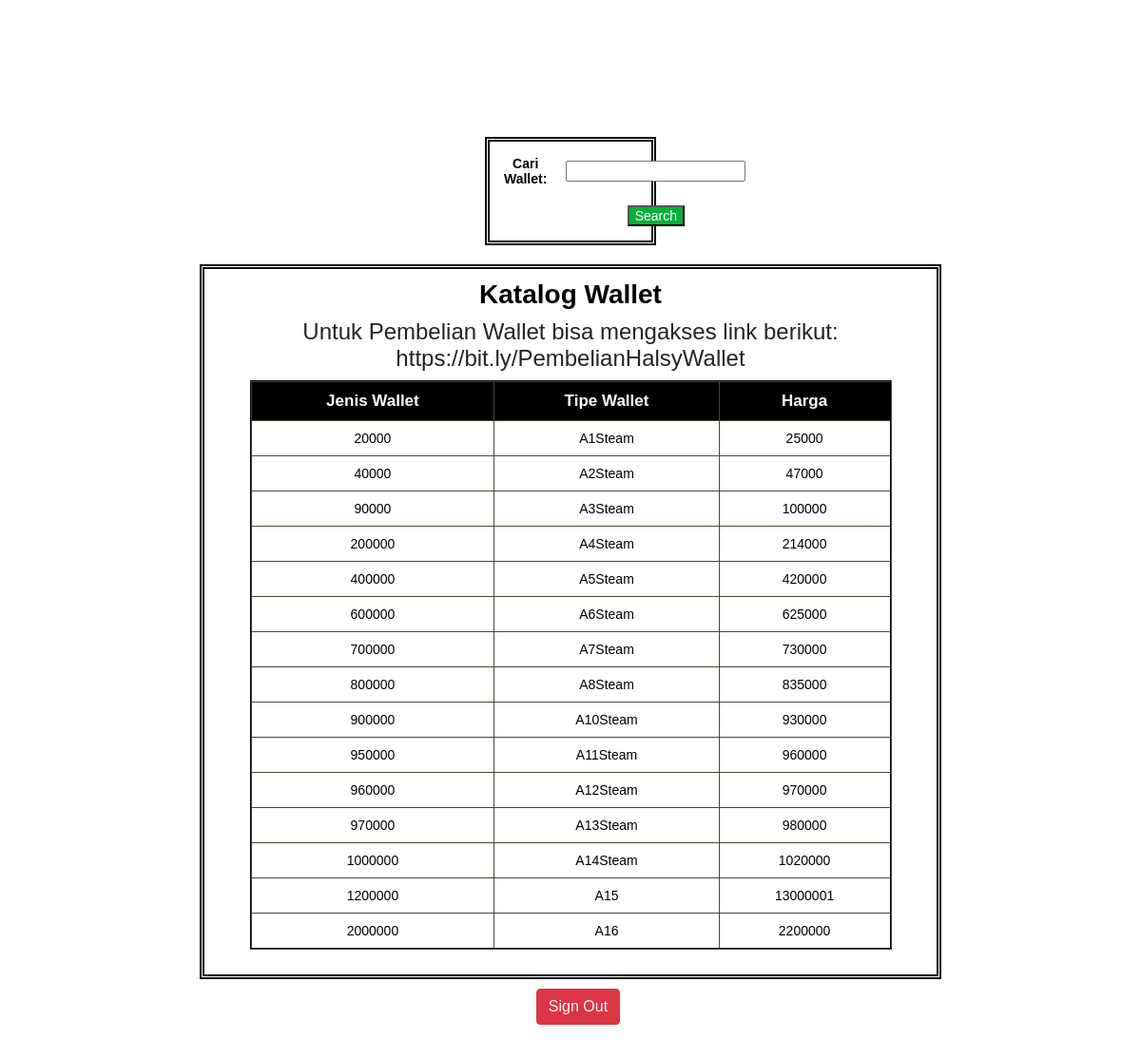
The app's page /home.php (signed in) with its own data.
### tables this page shows
CREATE TABLE `wallet` (
  `id_wallet` int(5) NOT NULL,
  `tipe_wallet` varchar(20) NOT NULL,
  `jenis_wallet` varchar(20) NOT NULL,
  `harga` varchar(20) NOT NULL,
  `is_delete` bit(1) NOT NULL DEFAULT b'0'
);

### home.php (the view, shortened to what this page needs)
<?php
    include_once("config.php");
    if(isset($_GET['search'])){
        $search = $_GET['search'];
        $listwallet = mysqli_query($link, "SELECT jenis_wallet, tipe_wallet, harga FROM wallet WHERE is_delete=0 AND jenis_wallet LIKE '%".$search."%' OR tipe_wallet LIKE '%" . $search . "%' ");
    } else {
        $listwallet = mysqli_query($link, "SELECT jenis_wallet, tipe_wallet, harga FROM wallet WHERE is_delete=0");
    }
?>
<!DOCTYPE html>
<html lang="en">
<head>
    <link rel="stylesheet" href="https://stackpath.bootstrapcdn.com/bootstrap/4.5.2/css/bootstrap.min.css">
</head>
<body>
    <h1 class="my-5">Hello, <b><?php echo htmlspecialchars($_SESSION["username"]); ?></b>! Selamat Datang di Halsy Wallet</h1>
    <div class="TabelSearch">
    <form action="home.php" method="GET" name="form1">
        <table width="25%" border="0">
            <tr>
                <td class="searchLabel">Cari Wallet:</td>
                <td><input type="text" name="search"></td>
            </tr>
            <td/><td><input class="buttonSearch" type="submit" value="Search" /></td>
        </table>
    </form>
    </div>
    <div class="Tabel">
    <h3>Katalog Wallet</h3>
    <h4>Untuk Pembelian Wallet bisa mengakses link berikut: https://bit.ly/PembelianHalsyWallet</h4>
        <table width='90%' border=2>
            <tr class="Search">
                <th>Jenis Wallet</th> <th>Tipe Wallet</th> <th>Harga</th>
            </tr>
            <?php
                while($item = mysqli_fetch_array($listwallet)) {
                    echo "<tr>";
                    echo "<td>".$item['jenis_wallet']."</td>";
                    echo "<td>".$item['tipe_wallet']."</td>";
                    echo "<td>".$item['harga']."</td>";
                }
            ?>
        </table><br>
    </div>
    <p>
        <a href="logout.php" class="btn btn-danger ml-3">Sign Out</a>
    </p>
</body>
</html>

### home.php (style rules this page uses)
body { font: 14px sans-serif; text-align: center; background-image: url("https://wallpaperaccess.com/full/4892311.jpg"); }
h1 { margin-left: 10px; margin-right: 10px; color: rgb(255, 255, 255); font-weight: bold; }
h3 { text-align: center; color: rgb(0, 0, 0); font-weight: bold; }
table { margin-left: auto; margin-right: auto; border-color: rgb(74, 71, 53); }
th { padding: 10px 10px 10px 10px; text-align: center; font-weight: bold; font-size: 17px; background-color: rgb(0, 0, 0); color: rgb(255, 255, 255); }
tr { text-align: center; color: rgb(0, 0, 0); }
td { padding: 10px 10px 10px 10px; color: rgb(0, 0, 0); }
p { text-align: center; }
.Tabel { width: 65%; padding: 10px 10px 10px 10px; margin-top: 10px; margin-bottom: 10px; margin-left: auto; margin-right: auto; border-style: double; border-width: 5px; background-color: rgb(255, 255, 255); border-color: rgb(0,0,0); }
.TabelSearch { width: 15%; padding: 5px 5px 5px 5px; margin-top: 10px; margin-bottom: 20px; margin-left: auto; margin-right: auto; border-style: double; border-width: 5px; background-color: rgb(255, 255, 255); border-color: rgb(0, 0, 0); }
.buttonSearch { background-color: rgb(9, 176, 56); color: rgb(255, 250, 255); border-color: rgb(0, 0, 0); border-radius: 1px; }
.searchLabel { font-weight: bold; }

### records on screen
wallet: jenis_wallet "20000", tipe_wallet "A1Steam", harga "25000"
wallet: jenis_wallet "40000", tipe_wallet "A2Steam", harga "47000"
wallet: jenis_wallet "90000", tipe_wallet "A3Steam", harga "100000"
wallet: jenis_wallet "200000", tipe_wallet "A4Steam", harga "214000"
wallet: jenis_wallet "400000", tipe_wallet "A5Steam", harga "420000"
wallet: jenis_wallet "600000", tipe_wallet "A6Steam", harga "625000"
wallet: jenis_wallet "700000", tipe_wallet "A7Steam", harga "730000"
wallet: jenis_wallet "800000", tipe_wallet "A8Steam", harga "835000"
wallet: jenis_wallet "900000", tipe_wallet "A10Steam", harga "930000"
wallet: jenis_wallet "950000", tipe_wallet "A11Steam", harga "960000"
wallet: jenis_wallet "960000", tipe_wallet "A12Steam", harga "970000"
wallet: jenis_wallet "970000", tipe_wallet "A13Steam", harga "980000"
wallet: jenis_wallet "1000000", tipe_wallet "A14Steam", harga "1020000"
wallet: jenis_wallet "1200000", tipe_wallet "A15", harga "13000001"
wallet: jenis_wallet "2000000", tipe_wallet "A16", harga "2200000"
